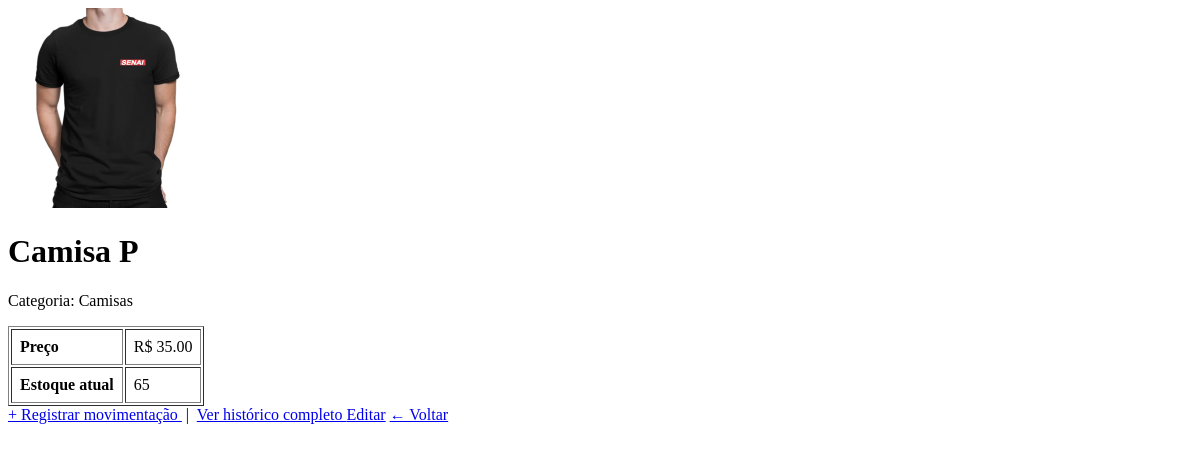
/produtos/1 (signed in), run on an earlier commit of the app's database.
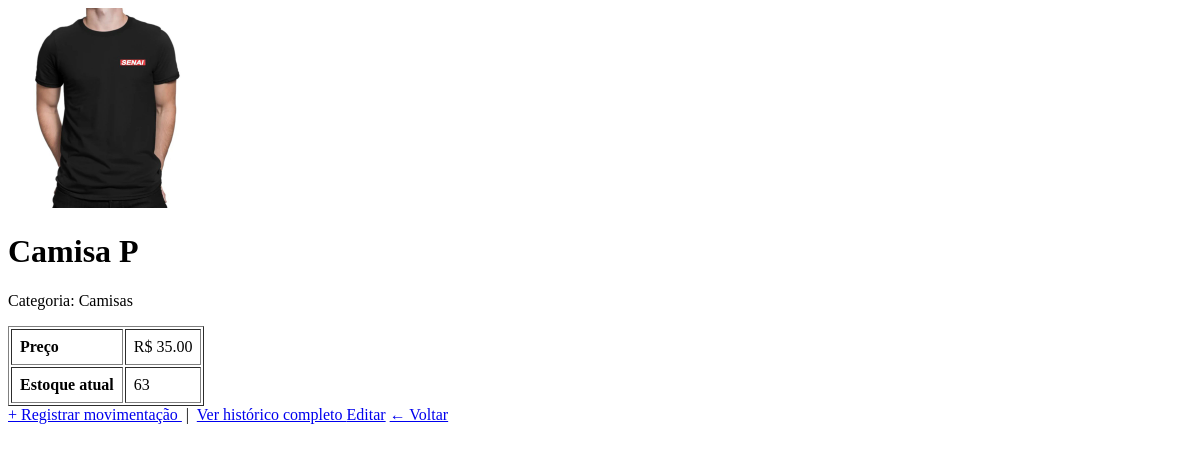
And on a later commit of the database.
### app/models/produto.py (models this page shows, shortened)
class Produto(Base):
    __tablename__ = "produtos"
    id = Column(Integer, primary_key=True, autoincrement=True, index=True)
    nome = Column(String(150), nullable=False, index=True)
    preco = Column(Float, nullable=False, default=0.0)
    estoque_atual = Column(Integer, nullable=False, default=0)
    ativo = Column(Boolean, default=True)
    imagem_path = Column(String(255), nullable=True)
    categoria_id = Column(Integer, ForeignKey("categorias.id", ondelete="SET NULL"), nullable=True )
    categoria = relationship("Categoria", back_populates="produtos")

### app/controllers/produto_controller.py (the view)
@router.get("/{produto_id}")
def detalhe_produto(
    produto_id: int,
    request: Request,
    db: Session = Depends(get_db),
    usuario = Depends(get_usuario_logado)
):
    produto = db.query(Produto).filter(
        Produto.id == produto_id,
        Produto.ativo == True
    ).first()
    if not produto:
        return RedirectResponse(url="/produtos", status_code=302)
    return templates.TemplateResponse(
        request,
        "produtos/detalhe.html",
        {"request": request, "usuario": usuario, "produto": produto}
    )

### app/templates/produtos/detalhe.html (shortened to what this page needs)
<!DOCTYPE html>
<html lang="pt-br">
<head>
</head>
<body>
    <img src="{{ produto.imagem_url }}"
         alt="{{ produto.nome }}"
         width="200"
         style="object-fit:cover">
    <h1>{{ produto.nome }}</h1>
    <p>Categoria: {{ produto.categoria.nome if produto.categoria else "—" }}</p>
    <table border="1" cellpadding="8">
        <tr><td><strong>Preço</strong></td>
            <td>R$ {{ "%.2f"|format(produto.preco) }}</td></tr>
        <tr><td><strong>Estoque atual</strong></td>
            <td>{{ produto.estoque_atual }}</td></tr>
    </table>
    <a href="/movimentacoes/nova?produto_id={{ produto.id }}">
        + Registrar movimentação
    </a>
    &nbsp;|&nbsp;
    <a href="/movimentacoes/produto/{{ produto.id }}">
        Ver histórico completo
    </a>
    {% if usuario.role == 'admin' %}
        <a href="/produtos/{{ produto.id }}/editar">Editar</a>
    {% endif %}
    <a href="/produtos">← Voltar</a>
</body>
</html>

What changed in the data, as far as the page shows it:
changed Produto "Camisa P": estoque_atual "65" → "63"
